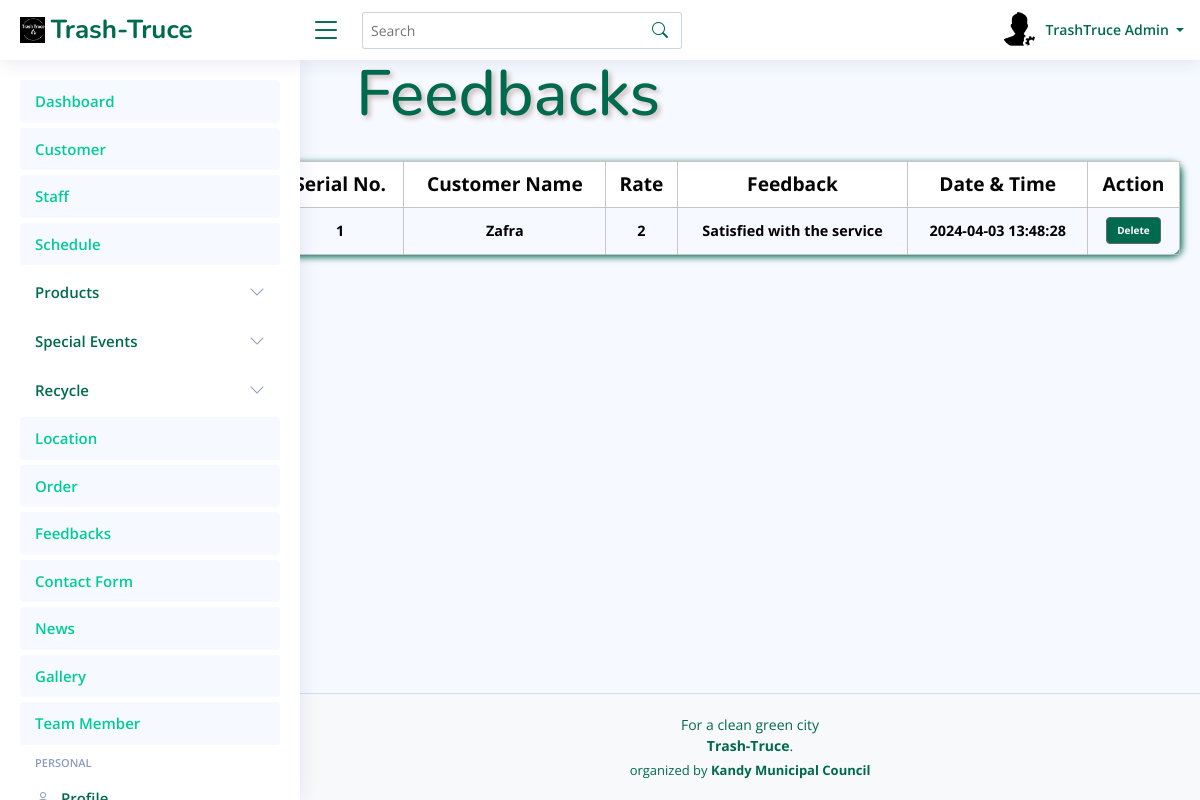
/admin_TrashTruce/Feedback.php (signed in), run on the app's committed database.
### tables this page shows
CREATE TABLE `feedback` (
  `ID` int(11) NOT NULL,
  `Name` text NOT NULL,
  `Rating` int(11) NOT NULL,
  `Feedback` text NOT NULL,
  `Date` timestamp NOT NULL DEFAULT current_timestamp() ON UPDATE current_timestamp()
);

### FO/admin.php (called while the page is built, shortened)
<?php
class admin
{
    public static function GetAdmin($ID)
    {
        try {
            $query = "SELECT `ID`, `Full_Name`, `Image`, `About`, `Job`, `Address`, `Phone`, `Email`, `password` FROM `admin` WHERE `ID` = :ID ";
            $conn = Conn::GetConnection();
            $st = $conn->prepare($query);
            $st->bindValue(":ID", $ID, PDO::PARAM_INT);
            $st->execute();
            $r = $st->fetch(PDO::FETCH_ASSOC);
            if ($r) {
                $admin = new admin();
                $admin->ID = $r['ID'];
                $admin->fullname = $r['Full_Name'];
                $admin->image = $r['Image'];
                $admin->about = $r['About'];
                $admin->job = $r['Job'];
                $admin->address = $r['Address'];
                $admin->phone = $r['Phone'];
                $admin->email = $r['Email'];
                $admin->password = $r['password'];
                return $admin;
            }
            return null;
        } catch (Exception $th) {
            throw $th;
        }
    }
}
?>

### FO/feedback.php (called while the page is built, shortened)
<?php
class Feedback
{
    public static function GetFeedbacks()
    {
        try {
            $query = "SELECT `ID`, `Name`, `Rating`, `Feedback`, `Date` FROM `feedback`";
            $conn = Conn::GetConnection();
            $result = $conn->query($query);
            $feedbacks = array();
            foreach ($result->fetchAll() as $r) {
                $feedback = new Feedback();
                $feedback->ID = $r['ID'];
                $feedback->name = $r['Name'];
                $feedback->rate = $r['Rating'];
                $feedback->feed = $r['Feedback'];
                $feedback->date = $r['Date'];
                array_push($feedbacks, $feedback);
            }
            return $feedbacks;
        } catch (Exception $th) {
            throw $th;
        }
    }
}
?>

### admin_TrashTruce/Feedback.php (the view, shortened to what this page needs)
<?php
include('../FO/feedback.php');
?>
<!DOCTYPE html>
<html lang="en">
<head>
    <link rel="stylesheet" href="assets/css/View.css">
</head>
<body>
    <div>
        <?php
        include "Header.php";
        ?>
    </div>
    <div class="main">
        <div class="colorbar">
            <h1>Feedbacks</h1>
        </div>
        <div class="intro">
            <table>
                <tr>
                    <th>Serial No.</th>
                    <th>Customer Name</th>
                    <th>Rate</th>
                    <th>Feedback</th>
                    <th>Date & Time</th>
                    <th>Action</th>
                </tr>
                <?php
                if (isset($_GET['search']) && !empty($_GET['search'])) {
                    $search = $_GET['search'];
                    $feedbacks = Feedback::SearchFeedbacks($search);
                } else {
                    $feedbacks = Feedback::GetFeedbacks();
                }
                if (!empty($feedbacks)) {
                    foreach ($feedbacks as $index => $feedback) {
                ?>
                <tr>
                    <td><?php echo $index + 1; ?></td>
                    <td><?php echo $feedback->name; ?></td>
                    <td><?php echo $feedback->rate; ?></td>
                    <td><?php echo $feedback->feed; ?></td>
                    <td><?php echo $feedback->date; ?></td>
                    <td>
                        <a href="deleteFeedback.php?id=<?php echo $feedback->ID; ?>" onclick="return confirm('Are you sure you want to delete this Feedback?');" class="btnDlt">Delete</a>
                    </td>
                </tr>
                <?php
                    }
                } else {
                ?>
                <tr>
                    <td colspan="6">No feedbacks Details Found</td>
                </tr>
                <?php
                }
                ?>
            </table>
        </div>
    </div>
    <div>
    </div>
</body>
</html>

### admin_TrashTruce/Header.php (shortened to what this page needs)
<?php
include_once('../FO/admin.php');
?>
<!DOCTYPE html>
<html lang="en">
<head>
  <link href="assets/vendor/bootstrap/css/bootstrap.min.css" rel="stylesheet">
  <link href="assets/vendor/bootstrap-icons/bootstrap-icons.css" rel="stylesheet">
  <link href="assets/vendor/boxicons/css/boxicons.min.css" rel="stylesheet">
  <link href="assets/vendor/quill/quill.snow.css" rel="stylesheet">
  <link href="assets/vendor/quill/quill.bubble.css" rel="stylesheet">
  <link href="assets/vendor/remixicon/remixicon.css" rel="stylesheet">
  <link href="assets/vendor/simple-datatables/style.css" rel="stylesheet">
  <link href="assets/css/style.css" rel="stylesheet">
</head>
<body>
  <header id="header" class="header fixed-top d-flex align-items-center">
    <div class="d-flex align-items-center justify-content-between">
      <a href="index.html" class="logo d-flex align-items-center">
        <img src="assets/img/Untitled 1 (1).png" alt="">
        <span class="d-none d-lg-block">Trash-Truce</span>
      </a>
      <i class="bi bi-list toggle-sidebar-btn"></i>
    </div>
    <div class="search-bar">
      <form class="search-form d-flex align-items-center" method="GET" action="">
        <input type="text" name="search" placeholder="Search" value="<?php echo isset($_GET['search']) ? htmlspecialchars($_GET['search']) : ''; ?>" title="Enter search keyword">
        <button type="submit" title="Search"><i class="bi bi-search"></i></button>
      </form>
  </div>
    <nav class="header-nav ms-auto">
      <ul class="d-flex align-items-center">
        <li class="nav-item dropdown pe-3">
    <a class="nav-link nav-profile d-flex align-items-center pe-0" href="#" data-bs-toggle="dropdown">
        <?php
        $adminID = 1;
        $admin = admin::GetAdmin($adminID);
        if ($admin && !empty($admin->image)) {
            echo '<img src="' . $admin->image . '" alt="Profile" class="rounded-circle">';
        } else {
            echo '<img src="assets/img/default-profile-img.jpg" alt="Profile" class="rounded-circle">';
        }
        ?>
        <span class="d-none d-md-block dropdown-toggle ps-2">
            <?php
            if ($admin) {
                echo $admin->fullname;
            } else {
                echo "Admin Name";
            }
            ?>
        </span>
    </a>
        </li>
      </ul>
    </nav>
  </header>
  <aside id="sidebar" class="sidebar">
    <ul class="sidebar-nav" id="sidebar-nav">
      <li class="nav-item">
        <a class="nav-link " href="Dashboard.php">
          <span>Dashboard</span>
        </a>
      </li>
      <li class="nav-item">
        <a class="nav-link " href="Customer.php">
          <span>Customer</span>
        </a>
      </li>
      <li class="nav-item">
        <a class="nav-link " href="Staff.php">
          <span>Staff</span>
        </a>
      </li>
      <li class="nav-item">
        <a class="nav-link " href="Schedule.php">
          <span>Schedule</span>
        </a>
      </li>
      <li class="nav-item">
        <a class="nav-link collapsed" data-bs-target="#components-nav" data-bs-toggle="collapse" href="Products.php">
         <span>Products</span><i class="bi bi-chevron-down ms-auto"></i>
        </a>
      </li>
      <li class="nav-item">
        <a class="nav-link collapsed" data-bs-target="#components-nav" data-bs-toggle="collapse" href="#">
         <span>Special Events</span><i class="bi bi-chevron-down ms-auto"></i>
        </a>
      </li>
      <li class="nav-item">
        <a class="nav-link collapsed" data-bs-target="#components-nav" data-bs-toggle="collapse" href="#">
         <span>Recycle</span><i class="bi bi-chevron-down ms-auto"></i>
        </a>
      </li>
      <li class="nav-item">
        <a class="nav-link " href="Location.php">
          <span>Location</span>
        </a>
      </li>
      <li class="nav-item">
        <a class="nav-link " href="Order.php">
          <span>Order</span>
        </a>
      </li>
      <li class="nav-item">
        <a class="nav-link " href="Feedback.php">
          <span>Feedbacks</span>
        </a>
      </li>
      <li class="nav-item">
        <a class="nav-link " href="ContactUs.php">
          <span>Contact Form</span>
        </a>
      </li>
      <li class="nav-item">
        <a class="nav-link " href="News.php">
          <span>News</span>
        </a>
      </li>
      <li class="nav-item">
        <a class="nav-link " href="Gallery.php">
          <span>Gallery</span>
        </a>
      </li>
      <li class="nav-item">
        <a class="nav-link " href="Team.php">
          <span>Team Member</span>
        </a>
      </li>
      <li class="nav-heading">Personal</li>
      <li class="nav-item">
        <a class="nav-link collapsed" href="Profile.php">
          <i class="bi bi-person"></i>
          <span>Profile</span>
        </a>
      </li>
    </ul>
  </aside>
</body>
</html>

### admin_TrashTruce/assets/css/View.css (style rules this page uses)
body { font-family: "Open Sans", sans-serif; background: #f6f9ff; color: #444444; }
.main { padding: 0; }
.colorbar h1 { color: #006A4E; font-family: "Nunito", sans-serif; padding: 20px; text-shadow: 3px 3px 5px rgb(204, 188, 188); margin-left: 50px; font-size: 4em; margin-left: 28%; margin-top: 3%; }
.intro { margin-top: 0px; margin-left: 23%; margin-right: 20px; }
table { width: 100%; border-collapse: collapse; color: rgb(5, 5, 5); border-radius: 10px; box-shadow: 2px 2px 7px #006A4E; border-radius: 10px; }
table th { border: 1px solid #c2bcbcdd; border-radius: 2px; padding: 8px; text-align: center; font-size: 1.2em; }
table td { border: 1px solid #c2bcbcdd; border-radius: 2px; padding: 8px; text-align: center; color: black; font-size: 0.9em; font-weight: bold; }
table th { background-color:white }
.btnDlt { background-color: #006A4E; border: 1px solid rgb(107, 102, 102); color: white; padding: 5px 10px; text-align: center; text-decoration: none; display: inline-block; font-size: 10px; font-weight: bold; font-family: "Open Sans", sans-serif; margin: 1.5px 0.8px; cursor: pointer; border-radius: 4px; }

### admin_TrashTruce/assets/css/style.css (style rules this page uses)
:root { scroll-behavior: smooth; }
body { font-family: "Open Sans", sans-serif; background:#f6f9ff; color: #444444; }
a { color: #00cc96; text-decoration: none; }
h1, h2, h3, h4, h5, h6 { font-family: "Nunito", sans-serif; }
.logo { line-height: 1; }
@media (min-width: 1200px) { .logo { width: 280px; } }
.logo img { max-height: 26px; margin-right: 6px; }
.logo span { font-size: 26px; font-weight: 700; color: #006A4E; font-family: "Nunito", sans-serif; }
.header { transition: all 0.5s; z-index: 997; height: 60px; box-shadow: 0px 2px 20px rgba(1, 41, 112, 0.1); background-color: #fff; padding-left: 20px; }
.header .toggle-sidebar-btn { font-size: 32px; padding-left: 10px; cursor: pointer; color: #006A4E; }
.header .search-bar { min-width: 360px; padding: 0 20px; }
.header .search-form { width: 100%; }
.header .search-form input { border: 0; font-size: 14px; color: #006A4E; border: 1px solid rgba(1, 41, 112, 0.2); padding: 7px 38px 7px 8px; border-radius: 3px; transition: 0.3s; width: 100%; }
.header .search-form button { border: 0; padding: 0; margin-left: -30px; background: none; }
.header .search-form button i { color: #006A4E; }
.header-nav ul { list-style: none; }
.header-nav>ul { margin: 0; padding: 0; }
.header-nav .nav-profile { color: #006A4E; }
.header-nav .nav-profile img { max-height: 36px; }
.header-nav .nav-profile span { font-size: 14px; font-weight: 600; }
.sidebar { position: fixed; top: 60px; left: 0; bottom: 0; width: 300px; z-index: 996; transition: all 0.3s; padding: 20px; overflow-y: auto; scrollbar-width: thin; scrollbar-color: #aab7cf transparent; box-shadow: 0px 0px 20px rgba(1, 41, 112, 0.1); background-color: #fff; }
@media (min-width: 1200px) { #main, #footer { margin-left: 300px; } }
.sidebar-nav { padding: 0; margin: 0; list-style: none; }
.sidebar-nav li { padding: 0; margin: 0; list-style: none; }
.sidebar-nav .nav-item { margin-bottom: 5px; }
.sidebar-nav .nav-heading { font-size: 11px; text-transform: uppercase; color: #899bbd; font-weight: 600; margin: 10px 0 5px 15px; }
.sidebar-nav .nav-link { display: flex; align-items: center; font-size: 15px; font-weight: 600; color: #00cc96; transition: 0.3; background: #f6f9ff; padding: 10px 15px; border-radius: 4px; }
.sidebar-nav .nav-link i { font-size: 16px; margin-right: 10px; color: #00cc96; }
.sidebar-nav .nav-link.collapsed { color: #006A4E; background: #fff; }
.sidebar-nav .nav-link.collapsed i { color: #899bbd; }
.sidebar-nav .nav-link .bi-chevron-down { margin-right: 0; transition: transform 0.2s ease-in-out; }
.footer { padding: 20px 0; font-size: 14px; transition: all 0.3s; border-top: 1px solid #cddfff; }
.footer .copyright { text-align: center; color: #006A4E; }
.footer .credits { padding-top: 5px; text-align: center; font-size: 13px; color: #006A4E; }
.logo img { max-width: 100%; height: auto; }

### data on the page
feedback: Name "Zafra", Rating "2", Feedback "Satisfied with the service", Date "2024-04-03 13:48:28"

### other printed values
$admin->fullname "TrashTruce Admin"
